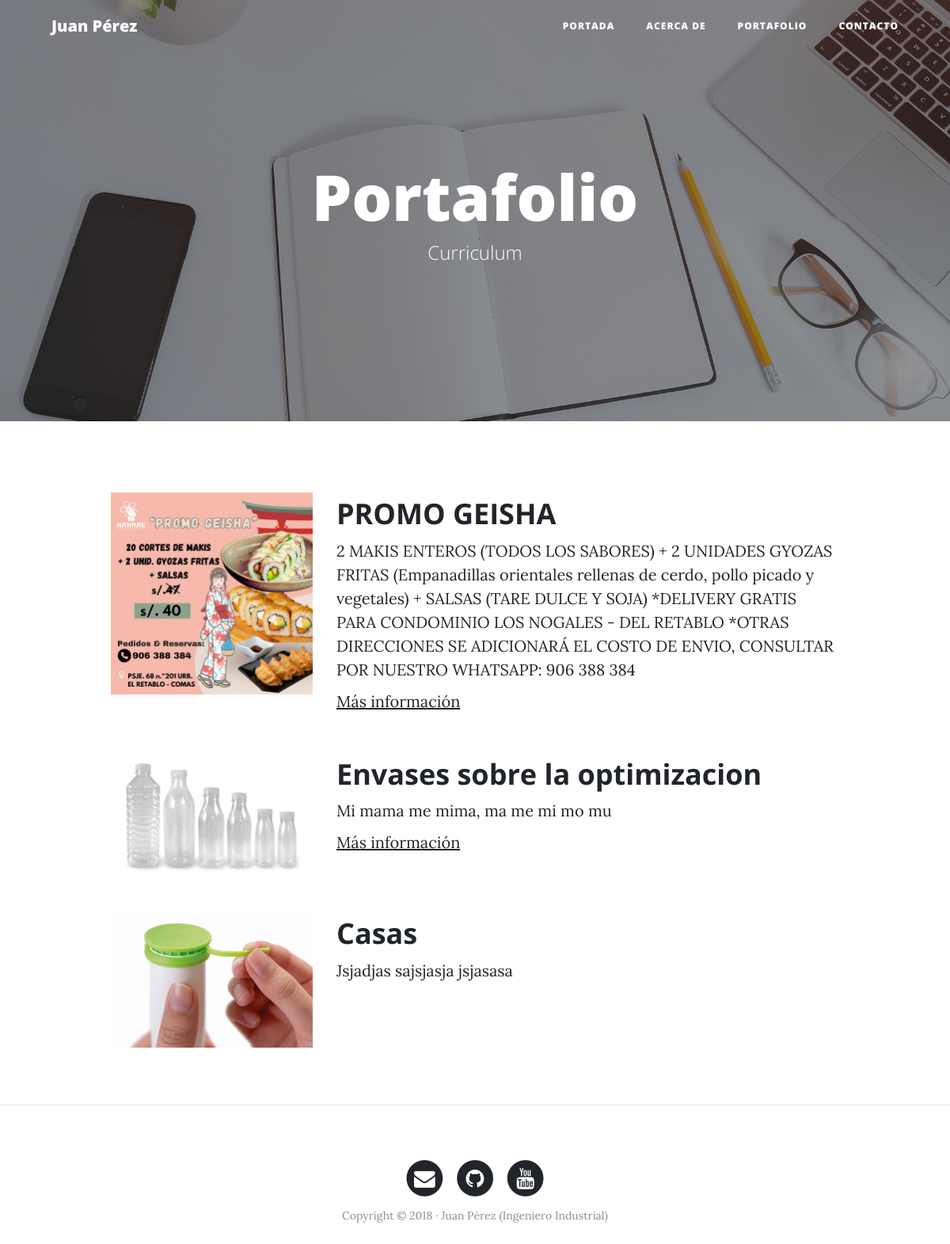
The page /portfolio/ on the database its author committed.
### portfolio/models.py (models this page shows, shortened)
class Project(models.Model):
    title = models.CharField(max_length=200, verbose_name = "Título")
    descripcion = models.TextField(verbose_name = "Descripción")
    image = models.ImageField(verbose_name = "Imagen", upload_to="projects")
    link = models.URLField(verbose_name = "Dirección Web", null=True, blank=True)
    date_created = models.DateTimeField(auto_now_add=True, verbose_name = "Fecha de creación")
    date_updated = models.DateTimeField(auto_now=True, verbose_name = "Fecha de modificación")
    class Meta:
        verbose_name = "proyecto"
        verbose_name_plural = "proyectos"
        ordering = ["-date_created"]

### portfolio/views.py (the view)
# urls.py: path('portfolio/', portfolio_views.portfolio, name="portfolio"),#Mostrara la vista portafolio
def portfolio(request):
    proyectos=Project.objects.all()
    return render(request,"portfolio/portfolio.html",{'projects':proyectos})

### portfolio/templates/portfolio/portfolio.html (shortened to what this page needs)
{% extends 'core/base.html' %}
{% block background %}{% load static %}{% static 'core/img/portfolio-bg.jpg' %}{% endblock %}
{% block headers %}
<h1>Portafolio</h1>
<span class="subheading">Curriculum</span>
{% endblock %}
{% block content %}
	{% for project in projects %}
      	<div class="row project">
	      	<div class="col-lg-3 col-md-4 offset-lg-1">
			      <img class="img-fluid" src="{{ project.image.url }}" alt="">
	      	</div>
	        <div class="col-lg-7 col-md-8">
	      		<h2 class="section-heading title">{{ project.title }}</h2>
	          	<p>{{ project.descripcion }}</p>
			  	{% if project.link %}
	          		<p><a href="{{project.link}}">Más información</a></p>
			  	{% endif %}
	      	</div>
	      </div>
	{% endfor %}
{% endblock %}

### core/templates/core/base.html (shortened to what this page needs)
<!DOCTYPE html>
<html lang="es">
  <head>
    {% load static %}
    <link href="{% static 'core/vendor/bootstrap/css/bootstrap.min.css' %}" rel="stylesheet">
    <link href="{% static 'core/vendor/font-awesome/css/font-awesome.min.css' %}" rel="stylesheet" type="text/css">
    <link href="{% static 'core/css/clean-blog.min.css' %}" rel="stylesheet">
  </head>
  <body>
    <nav class="navbar navbar-expand-lg navbar-light fixed-top" id="mainNav">
      <div class="container">
        <a class="navbar-brand" href="{% url 'home' %}">Juan Pérez</a>
        <div class="collapse navbar-collapse" id="navbarResponsive">
          <ul class="navbar-nav ml-auto">
            <li class="nav-item">
              <a class="nav-link" href="{% url 'home' %}">Portada</a>
            </li>
            <li class="nav-item">
              <a class="nav-link" href="{% url 'about' %}">Acerca de</a>
            </li>
            <li class="nav-item">
              <a class="nav-link" href="{% url 'portfolio' %}">Portafolio</a>
            </li>
            <li class="nav-item">
              <a class="nav-link" href="{% url 'contact' %}">Contacto</a>
            </li>
          </ul>
        </div>
      </div>
    </nav>
    <header class="masthead" style="background-image: url('{% block background %}{% endblock %}')">
      <div class="overlay"></div>
      <div class="container">
        <div class="row">
          <div class="col-lg-8 col-md-10 mx-auto">
            <div class="site-heading">
              {% block headers %}{% endblock %}
            </div>
          </div>
        </div>
      </div>
    </header>
    <div class="container">
        {% block content %}{% endblock %}
    </div>
    {% if request.path != "/" %}<hr>{% endif %}
    <footer>
      <div class="container">
        <div class="row">
          <div class="col-lg-8 col-md-10 mx-auto">
            <ul class="list-inline text-center">
              <li class="list-inline-item">
                <a href="#">
                  <span class="fa-stack fa-lg">
                    <i class="fa fa-circle fa-stack-2x"></i>
                    <i class="fa fa-envelope fa-stack-1x fa-inverse"></i>
                  </span>
                </a>
              </li>
              <li class="list-inline-item">
                <a href="#">
                  <span class="fa-stack fa-lg">
                    <i class="fa fa-circle fa-stack-2x"></i>
                    <i class="fa fa-github fa-stack-1x fa-inverse"></i>
                  </span>
                </a>
              </li>
              <li class="list-inline-item">
                <a href="#">
                  <span class="fa-stack fa-lg">
                    <i class="fa fa-circle fa-stack-2x"></i>
                    <i class="fa fa-youtube fa-stack-1x fa-inverse"></i>
                  </span>
                </a>
              </li>
            </ul>
            <p class="copyright text-muted">Copyright &copy; 2018 · Juan Pérez (Ingeniero Industrial) </p>
          </div>
        </div>
      </div>
    </footer>
  </body>
</html>

### rows shown on the page
Project: image (picture), title "PROMO GEISHA", descripcion "2 MAKIS ENTEROS (TODOS LOS SABORES) + 2 UNIDADES GYOZAS FRITAS (Empanadillas orientales rellenas de cerdo, pollo picado y vegetales) + SALSAS (TARE DULCE Y SOJA) *DELIVERY GRATIS PARA CONDOMINIO LOS NOGALES - DEL RETABLO *OTRAS DIRECCIONES SE ADICIONARÁ EL COSTO DE ENVIO, CONSULTAR POR NUESTRO WHATSAPP: 906 388 384"
Project: image (picture), title "Envases sobre la optimizacion", descripcion "Mi mama me mima, ma me mi mo mu"
Project: image (picture), title "Casas", descripcion "Jsjadjas sajsjasja jsjasasa"
